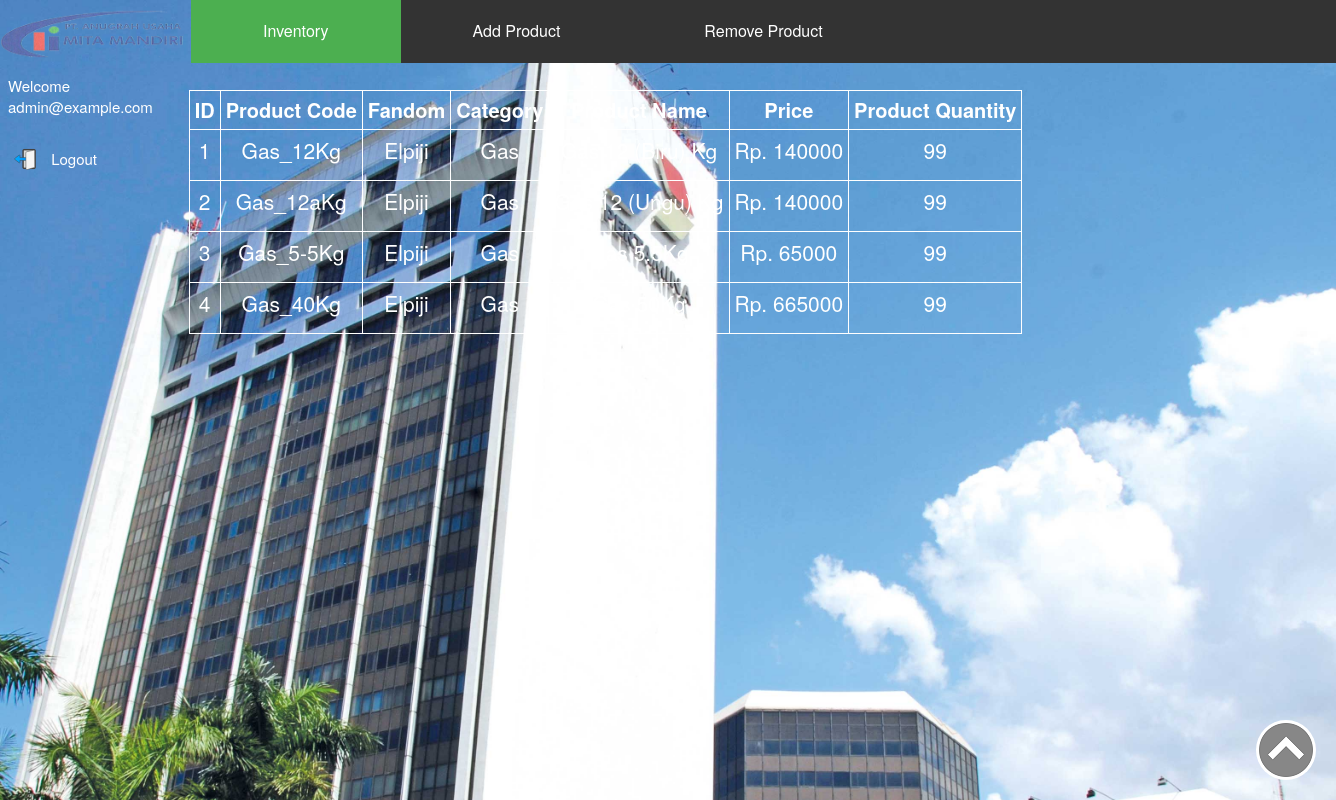
Page /inventory.php (signed in) on the committed database.
### tables this page shows
CREATE TABLE IF NOT EXISTS `products` (
  `id` int(11) NOT NULL AUTO_INCREMENT,
  `product_code` varchar(25) NOT NULL,
  `fandom` varchar(25) NOT NULL,
  `category` varchar(25) NOT NULL,
  `product_img_name` varchar(100) NOT NULL DEFAULT 'no_image.jpg',
  `product_name` varchar(100) NOT NULL,
  `price` int(5) NOT NULL,
  `product_qty` int(2) NOT NULL,
  PRIMARY KEY (`id`)
);

### config.php (called while the page is built, shortened)
<?php
$currency = 'Rp. ';
?>

### inventory.php (the view, shortened to what this page needs)
<?php
include_once("config.php");
?>
<!DOCTYPE html>
<html>
<head>
	<link rel="stylesheet" type="text/css" href="css/head.css">
	<link rel="stylesheet" type="text/css" href="css/sidebar2.css">
	<link rel="stylesheet" type="text/css" href="css/navbar.css">
	<link rel="stylesheet" type="text/css" href="css/content.css">
	<link rel="stylesheet" href="https://maxcdn.bootstrapcdn.com/bootstrap/3.3.6/css/bootstrap.min.css"/>
</head>
<body>
<div id="logo">
	<a href="admin.php">
		<img src="res/logousaha.png" width="100%">
	</a>
</div>
<div id="sidebar">
	<ul>
		<li>Welcome <?php echo $_SESSION['username'];?></li>
		<li>
			<a href="destroy.php">
			<table><tr><td><img src="res/icons/logout2.png" /></td>
			<td>&nbsp;Logout</td></tr></table></a>
		</li>
		<li>&nbsp;</li>
	</ul>
</div>
<div id="navbar">
	<ul>
		<li><a class="active" href="inventory.php">Inventory</a></li>
		<li><a href="add_product.php">Add Product</a></li>
		<li><a href="remove_product.php">Remove Product</a></li>
	</ul>
</div>
<a href="#" class="back-to-top">Back To Top </a>
<div class="content">
	<section class="container">
<?php
$results = $mysqli->query("SELECT id,product_code, product_name, category, fandom, price, product_qty FROM products  ORDER BY id ASC");
if($results){
$products_item = '<table border="1" bordercolor="white" style="color:white;"><th>ID</th><th>Product Code</th><th>Fandom</th><th>Category</th><th>Product Name</th><th>Price</th><th>Product Quantity</th>
';
while($obj = $results->fetch_object())
{
$products_item .= <<<EOT
	<tr>
	<td><p align="center">{$obj->id}</p></td>
    <td><p align="center">{$obj->product_code}</p></td>
    <td><p align="center">{$obj->fandom}</p></td>
    <td><p align="center">{$obj->category}</p></td>
	<td><p align="center">{$obj->product_name}</p></td>
    <td><p align="center">{$currency}{$obj->price}</p></td>
    <td><p align="center">{$obj->product_qty}</p></td>
	</tr>
EOT;
}
$products_item .= '</table>';
echo $products_item;
}
?>
</div>
</body>
</html>

### css/head.css (style rules this page uses)
body { background-image: url("../res/background/1.jpg"); background-attachment: fixed; background-size: cover; color: white; }

### css/sidebar2.css (style rules this page uses)
#sidebar ul { margin: 0; padding: 0; width: 14%; position: fixed; height: 100%; font-size: 15px; margin-top: 5%; }
#sidebar li { display: block; color: #fff; padding: 8px 8px; text-decoration: none; }
#sidebar li a { display: block; color: #fff; padding: 8px 0px; text-decoration: none; }

### css/navbar.css (style rules this page uses)
#navbar ul { list-style-type: none; margin: 0; padding: 0; overflow: hidden; background-color: #333; margin-left: 14.3%; font-size: 16px; }
#navbar li { float: left; display: inline-block; }
#navbar li a { display: block; color: white; text-align: center; padding: 20px 4.5em; text-decoration: none; }
#navbar li a.active { background-color:#4CAF50; }

### css/content.css (style rules this page uses)
.content { margin-left: 13%; margin-top: 2%; }
p { text-align: center; font-size: 1.5em; }
a.back-to-top { width: 60px; height: 60px; text-indent: -9999px; position: fixed; z-index: 999; right: 20px; bottom: 20px; background: url("../res/up-arrow.png") no-repeat center 43%; -webkit-border-radius: 30px; -moz-border-radius: 30px; border-radius: 30px; }

### inventory.php (style rules this page uses)
#logo { padding-top: 0.7%; width: 14%; height: 62px; float: left; position: fixed; }
td { padding: 5px; }
th { padding: 5px; font-size: 20px; text-align: center; }

### rows in the picture
products: id "1", product_code "Gas_12Kg", fandom "Elpiji", category "Gas", product_name "Gas 12 (Biru) Kg", price "140000", product_qty "99"
products: id "2", product_code "Gas_12aKg", fandom "Elpiji", category "Gas", product_name "Gas 12 (Ungu) Kg", price "140000", product_qty "99"
products: id "3", product_code "Gas_5-5Kg", fandom "Elpiji", category "Gas", product_name "Gas 5.5Kg", price "65000", product_qty "99"
products: id "4", product_code "Gas_40Kg", fandom "Elpiji", category "Gas", product_name "Gas 50Kg", price "665000", product_qty "99"

### other values in the picture
$_SESSION['username'] "admin@example.com"
